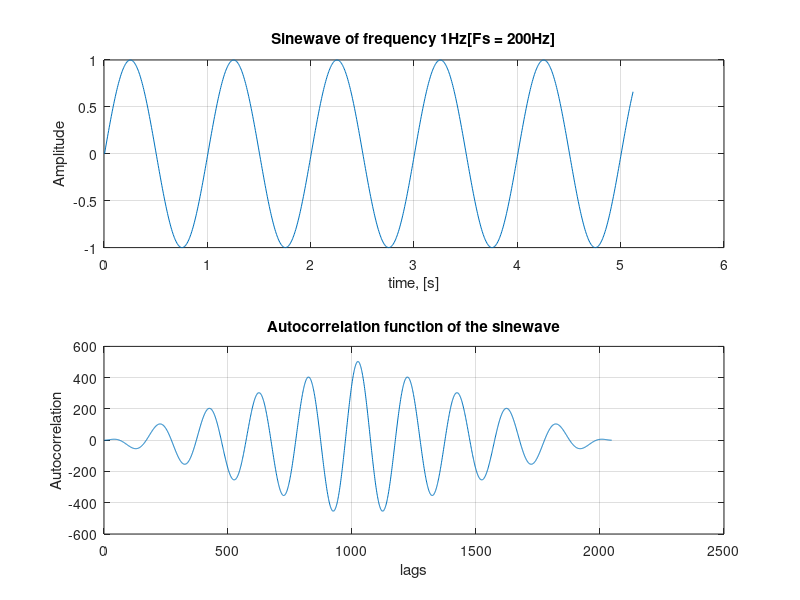

The MATLAB script that drew this image:
clc;
clear all;
N = 1024;
f1 = 1;
Fs = 200;
n = 0 : N - 1;
x = sin(2*pi*f1*n/Fs);
t = [1:N]*(1/Fs);
subplot(2, 1, 1);
plot(t, x);
title('Sinewave of frequency 1Hz[Fs = 200Hz]');
xlabel('time, [s]');
ylabel('Amplitude');
grid;
Rxx = xcorr(x);
subplot(2, 1, 2);
plot(Rxx);
grid;
title('Autocorrelation function of the sinewave');
xlabel('lags');
ylabel('Autocorrelation');
